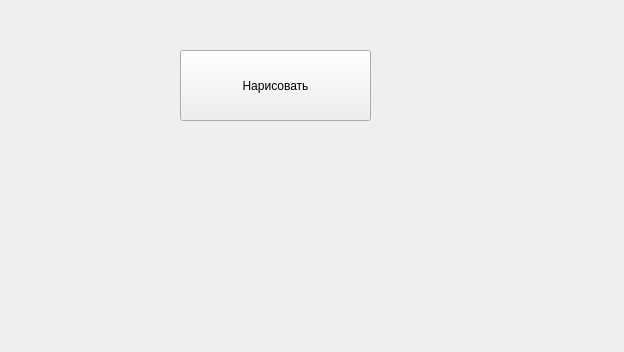
<?xml version="1.0" encoding="UTF-8"?>
<ui version="4.0">
 <class>Form</class>
 <widget class="QWidget" name="Form">
  <property name="geometry">
   <rect>
    <x>0</x>
    <y>0</y>
    <width>624</width>
    <height>352</height>
   </rect>
  </property>
  <property name="windowTitle">
   <string>Form</string>
  </property>
  <widget class="QPushButton" name="pushButton">
   <property name="geometry">
    <rect>
     <x>180</x>
     <y>50</y>
     <width>191</width>
     <height>71</height>
    </rect>
   </property>
   <property name="text">
    <string>Нарисовать</string>
   </property>
  </widget>
 </widget>
 <resources/>
 <connections/>
</ui>
